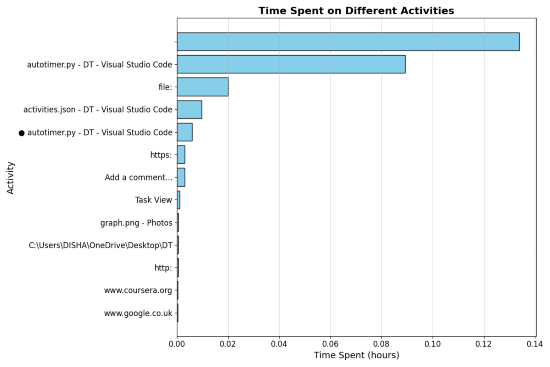

The Python source for this figure:
from flask import Flask, send_file
import json
import matplotlib.pyplot as plt
from io import BytesIO

app = Flask(__name__)

@app.route('/')
def index():
    # Read JSON data from file
    with open('activities.json', 'r') as file:
        data = json.load(file)

    # Calculate total time for each activity
    activity_times = {}
    for activity in data["activities"]:
        total_seconds = sum(entry["days"] * 24 * 3600 + entry["hours"] * 3600 + entry["minutes"] * 60 + entry["seconds"] for entry in activity["time_entries"])
        activity_times[activity["name"]] = total_seconds

    # Sort activities by total time
    sorted_activities = sorted(activity_times.items(), key=lambda x: x[1], reverse=True)

    # Extract activity names and times
    activity_names = [entry[0] for entry in sorted_activities]
    activity_seconds = [entry[1] for entry in sorted_activities]

    # Convert seconds to hours for better readability
    activity_hours = [seconds / 3600 for seconds in activity_seconds]

    # Plot the bar chart with improved styling
    plt.figure(figsize=(12, 8))
    plt.barh(activity_names, activity_hours, color='skyblue', edgecolor='black')  # Add black edges to bars
    plt.xlabel('Time Spent (hours)', fontsize=14)
    plt.ylabel('Activity', fontsize=14)
    plt.title('Time Spent on Different Activities', fontsize=16, fontweight='bold')  # Increase title font size and add bold
    plt.grid(axis='x', linestyle='--', alpha=0.7)
    plt.xticks(fontsize=12)  # Increase tick label font size
    plt.yticks(fontsize=12)  # Increase tick label font size
    plt.gca().invert_yaxis()  # Invert y-axis to have the highest activity on top
    plt.tight_layout()

    # Save plot to a BytesIO object
    buffer = BytesIO()
    plt.savefig(buffer, format='png')
    buffer.seek(0)

    # Return the image file
    return send_file(buffer, mimetype='image/png')

@app.route('/real-time-graph')
def real_time_graph():
    # Call the index function to generate the real-time graph and return it
    return index()

if __name__ == '__main__':
    app.run(debug=True)
